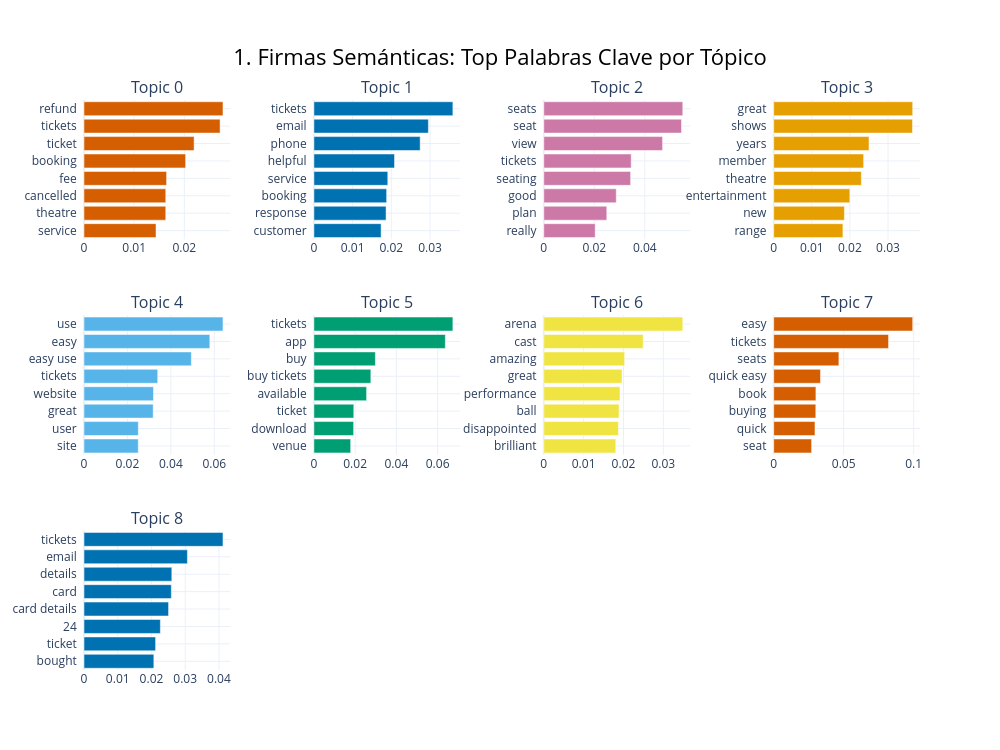
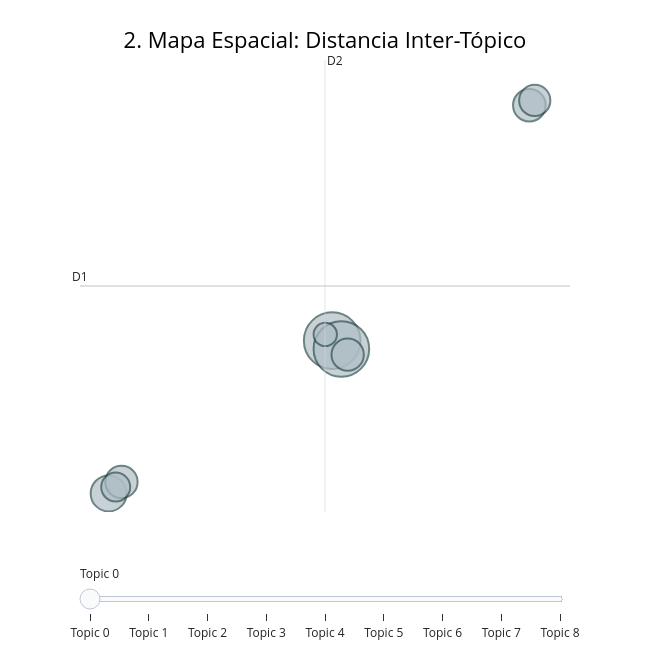
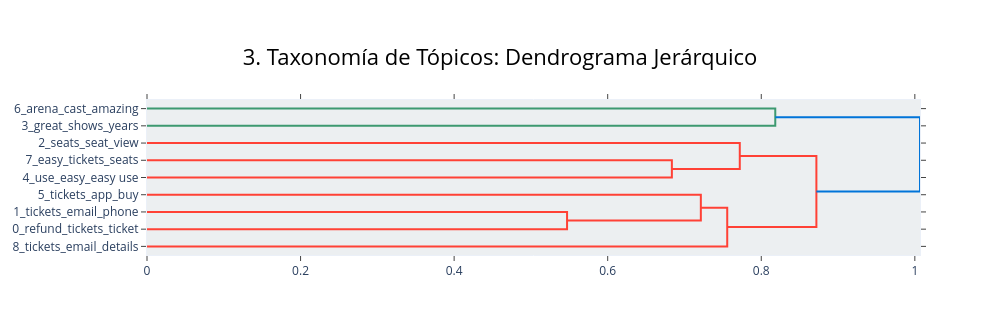
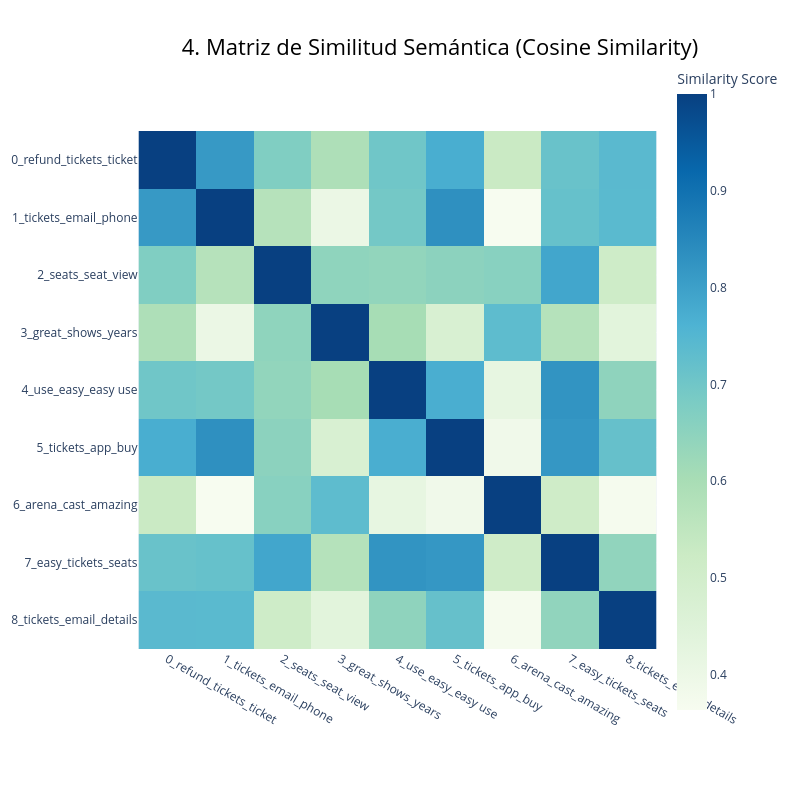

The notebook cell saved with these charts, in order:
### Markdown cell above
## 5.2. Visualización y Diagnóstico de Tópicos

Para validar que los tópicos encontrados tienen sentido, visualizamos su distribución espacial en 2D. Esto nos permite comprobar que tópicos similares están cerca entre sí y que no se solapan de manera extraña, confirmando que el ajuste de UMAP y HDBSCAN ha sido correcto.

### Code cell
# =====================================================================
# 5.2 VISUALIZACIÓN DE LOS TÓPICOS
# =====================================================================
# Nota: BERTopic devuelve objetos de la librería Plotly (figuras interactivas).
# Usamos el método .show() para renderizar cada una de ellas secuencialmente.

print("Generando visualizaciones interactivas de diagnóstico...\n")

# ---------------------------------------------------------------------
# 1. Gráficos de Barras (c-TF-IDF Barcharts)
# Muestra los términos más importantes de cada uno de los 9 tópicos detectados.
# ---------------------------------------------------------------------
fig_barcharts = topic_model_final.visualize_barchart(
    top_n_topics=9, 
    n_words=8, 
    title="1. Firmas Semánticas: Top Palabras Clave por Tópico"
)
fig_barcharts.show()

# ---------------------------------------------------------------------
# 2. Mapa de Distancia Inter-Tópico (Intertopic Distance Map)
# Proyecta las distancias en 2D. Burbujas grandes = más reseñas.
# Burbujas separadas = tópicos bien diferenciados matemáticamente.
# ---------------------------------------------------------------------
fig_distance = topic_model_final.visualize_topics(
    title="2. Mapa Espacial: Distancia Inter-Tópico"
)
fig_distance.show()

# ---------------------------------------------------------------------
# 3. Dendrograma Jerárquico (Hierarchical Clustering)
# Muestra cómo los tópicos se agrupan en macro-temáticas si reducimos la resolución.
# ---------------------------------------------------------------------
fig_hierarchy = topic_model_final.visualize_hierarchy(
    top_n_topics=9, 
    title="3. Taxonomía de Tópicos: Dendrograma Jerárquico"
)
fig_hierarchy.show()

# ---------------------------------------------------------------------
# 4. Matriz de Similitud (Heatmap)
# Evalúa el grado de solapamiento semántico (0 a 1) entre pares de tópicos.
# (Parámetro n_clusters eliminado para evitar el ValueError)
# ---------------------------------------------------------------------
fig_heatmap = topic_model_final.visualize_heatmap(
    title="4. Matriz de Similitud Semántica (Cosine Similarity)"
)
fig_heatmap.show()

### Figure 1 — Plotly figure (JSON) as saved in the notebook; plotly's stock layout.template omitted (floating-point values rounded to 4 significant figures)
{"data": [{"marker": {"color": "#D55E00"}, "orientation": "h", "type": "bar", "x": [0.01436, 0.0163, 0.0163, 0.01647, 0.02026, 0.02195, 0.02713, 0.02771], "xaxis": "x", "y": ["service  ", "theatre  ", "cancelled  ", "fee  ", "booking  ", "ticket  ", "tickets  ", "refund  "], "yaxis": "y"}, {"marker": {"color": "#0072B2"}, "orientation": "h", "type": "bar", "x": [0.01736, 0.01864, 0.01879, 0.01909, 0.02082, 0.02745, 0.02957, 0.0359], "xaxis": "x2", "y": ["customer  ", "response  ", "booking  ", "service  ", "helpful  ", "phone  ", "email  ", "tickets  "], "yaxis": "y2"}, {"marker": {"color": "#CC79A7"}, "orientation": "h", "type": "bar", "x": [0.02035, 0.02495, 0.0287, 0.03438, 0.03461, 0.04704, 0.05454, 0.05505], "xaxis": "x3", "y": ["really  ", "plan  ", "good  ", "seating  ", "tickets  ", "view  ", "seat  ", "seats  "], "yaxis": "y3"}, {"marker": {"color": "#E69F00"}, "orientation": "h", "type": "bar", "x": [0.01816, 0.01856, 0.01998, 0.02301, 0.0236, 0.02501, 0.03643, 0.03648], "xaxis": "x4", "y": ["range  ", "new  ", "entertainment  ", "theatre  ", "member  ", "years  ", "shows  ", "great  "], "yaxis": "y4"}, {"marker": {"color": "#56B4E9"}, "orientation": "h", "type": "bar", "x": [0.02499, 0.02501, 0.03187, 0.03201, 0.03396, 0.04945, 0.05795, 0.06401], "xaxis": "x5", "y": ["site  ", "user  ", "great  ", "website  ", "tickets  ", "easy use  ", "easy  ", "use  "], "yaxis": "y5"}, {"marker": {"color": "#009E73"}, "orientation": "h", "type": "bar", "x": [0.01783, 0.01927, 0.01935, 0.02555, 0.02762, 0.02982, 0.06375, 0.06741], "xaxis": "x6", "y": ["venue  ", "download  ", "ticket  ", "available  ", "buy tickets  ", "buy  ", "app  ", "tickets  "], "yaxis": "y6"}, {"marker": {"color": "#F0E442"}, "orientation": "h", "type": "bar", "x": [0.01806, 0.01872, 0.01887, 0.01912, 0.01963, 0.02029, 0.02495, 0.03488], "xaxis": "x7", "y": ["brilliant  ", "disappointed  ", "ball  ", "performance  ", "great  ", "amazing  ", "cast  ", "arena  "], "yaxis": "y7"}, {"marker": {"color": "#D55E00"}, "orientation": "h", "type": "bar", "x": [0.02709, 0.02949, 0.03008, 0.03016, 0.03342, 0.04658, 0.08206, 0.0993], "xaxis": "x8", "y": ["seat  ", "quick  ", "buying  ", "book  ", "quick easy  ", "seats  ", "tickets  ", "easy  "], "yaxis": "y8"}, {"marker": {"color": "#0072B2"}, "orientation": "h", "type": "bar", "x": [0.0207, 0.02122, 0.02263, 0.02506, 0.02589, 0.02603, 0.03065, 0.0412], "xaxis": "x9", "y": ["bought  ", "ticket  ", "24  ", "card details  ", "card  ", "details  ", "email  ", "tickets  "], "yaxis": "y9"}], "layout": {"annotations": [{"font": {"size": 16}, "showarrow": false, "text": "Topic 0", "x": 0.0875, "xanchor": "center", "xref": "paper", "y": 1, "yanchor": "bottom", "yref": "paper"}, {"font": {"size": 16}, "showarrow": false, "text": "Topic 1", "x": 0.3625, "xanchor": "center", "xref": "paper", "y": 1, "yanchor": "bottom", "yref": "paper"}, {"font": {"size": 16}, "showarrow": false, "text": "Topic 2", "x": 0.6375, "xanchor": "center", "xref": "paper", "y": 1, "yanchor": "bottom", "yref": "paper"}, {"font": {"size": 16}, "showarrow": false, "text": "Topic 3", "x": 0.9125, "xanchor": "center", "xref": "paper", "y": 1, "yanchor": "bottom", "yref": "paper"}, {"font": {"size": 16}, "showarrow": false, "text": "Topic 4", "x": 0.0875, "xanchor": "center", "xref": "paper", "y": 0.6222, "yanchor": "bottom", "yref": "paper"}, {"font": {"size": 16}, "showarrow": false, "text": "Topic 5", "x": 0.3625, "xanchor": "center", "xref": "paper", "y": 0.6222, "yanchor": "bottom", "yref": "paper"}, {"font": {"size": 16}, "showarrow": false, "text": "Topic 6", "x": 0.6375, "xanchor": "center", "xref": "paper", "y": 0.6222, "yanchor": "bottom", "yref": "paper"}, {"font": {"size": 16}, "showarrow": false, "text": "Topic 7", "x": 0.9125, "xanchor": "center", "xref": "paper", "y": 0.6222, "yanchor": "bottom", "yref": "paper"}, {"font": {"size": 16}, "showarrow": false, "text": "Topic 8", "x": 0.0875, "xanchor": "center", "xref": "paper", "y": 0.2444, "yanchor": "bottom", "yref": "paper"}], "height": 750, "hoverlabel": {"bgcolor": "white", "font": {"family": "Rockwell", "size": 16}}, "showlegend": false, "title": {"font": {"color": "Black", "size": 22}, "text": "1. Firmas Semánticas: Top Palabras Clave por Tópico", "x": 0.5, "xanchor": "center", "yanchor": "top"}, "width": 1000, "xaxis": {"anchor": "y", "domain": [0, 0.175], "showgrid": true}, "xaxis10": {"anchor": "y10", "domain": [0.275, 0.45], "showgrid": true}, "xaxis11": {"anchor": "y11", "domain": [0.55, 0.725], "showgrid": true}, "xaxis12": {"anchor": "y12", "domain": [0.825, 1], "showgrid": true}, "xaxis2": {"anchor": "y2", "domain": [0.275, 0.45], "showgrid": true}, "xaxis3": {"anchor": "y3", "domain": [0.55, 0.725], "showgrid": true}, "xaxis4": {"anchor": "y4", "domain": [0.825, 1], "showgrid": true}, "xaxis5": {"anchor": "y5", "domain": [0, 0.175], "showgrid": true}, "xaxis6": {"anchor": "y6", "domain": [0.275, 0.45], "showgrid": true}, "xaxis7": {"anchor": "y7", "domain": [0.55, 0.725], "showgrid": true}, "xaxis8": {"anchor": "y8", "domain": [0.825, 1], "showgrid": true}, "xaxis9": {"anchor": "y9", "domain": [0, 0.175], "showgrid": true}, "yaxis": {"anchor": "x", "domain": [0.7556, 1], "showgrid": true}, "yaxis10": {"anchor": "x10", "domain": [0, 0.2444], "showgrid": true}, "yaxis11": {"anchor": "x11", "domain": [0, 0.2444], "showgrid": true}, "yaxis12": {"anchor": "x12", "domain": [0, 0.2444], "showgrid": true}, "yaxis2": {"anchor": "x2", "domain": [0.7556, 1], "showgrid": true}, "yaxis3": {"anchor": "x3", "domain": [0.7556, 1], "showgrid": true}, "yaxis4": {"anchor": "x4", "domain": [0.7556, 1], "showgrid": true}, "yaxis5": {"anchor": "x5", "domain": [0.3778, 0.6222], "showgrid": true}, "yaxis6": {"anchor": "x6", "domain": [0.3778, 0.6222], "showgrid": true}, "yaxis7": {"anchor": "x7", "domain": [0.3778, 0.6222], "showgrid": true}, "yaxis8": {"anchor": "x8", "domain": [0.3778, 0.6222], "showgrid": true}, "yaxis9": {"anchor": "x9", "domain": [0, 0.2444], "showgrid": true}}}

### Figure 2 — Plotly figure (JSON) as saved in the notebook; plotly's stock layout.template omitted (floating-point values rounded to 4 significant figures)
{"data": [{"customdata": [[0, "refund | tickets | ticket | booking | fee", 141], [1, "tickets | email | phone | helpful | service", 136], [2, "seats | seat | view | tickets | seating", 57], [3, "great | shows | years | member | theatre", 47], [4, "use | easy | easy use | tickets | website", 46], [5, "tickets | app | buy | buy tickets | available", 46], [6, "arena | cast | amazing | great | performance", 43], [7, "easy | tickets | seats | quick easy | book", 37], [8, "tickets | email | details | card | card details", 24]], "hovertemplate": "<b>Topic %{customdata[0]}</b><br>%{customdata[1]}<br>Size: %{customdata[2]}", "legendgroup": "", "marker": {"color": "#B0BEC5", "line": {"color": "DarkSlateGrey", "width": 2}, "size": [141, 136, 57, 47, 46, 46, 43, 37, 24], "sizemode": "area", "sizeref": 0.08812, "symbol": "circle"}, "mode": "markers", "name": "", "orientation": "v", "showlegend": false, "type": "scatter", "x": [1.739, 2.233, -10.25, 12.32, -9.563, 2.57, 12.61, -9.871, 1.37], "xaxis": "x", "y": [1.72, 1.225, -7.367, 15.72, -6.683, 0.8868, 16.01, -6.99, 2.09], "yaxis": "y"}], "layout": {"annotations": [{"showarrow": false, "text": "D1", "x": -11.79, "y": 4.97, "yshift": 10}, {"showarrow": false, "text": "D2", "x": 1.355, "xshift": 10, "y": 18.41}], "height": 650, "hoverlabel": {"bgcolor": "white", "font": {"family": "Rockwell", "size": 16}}, "legend": {"itemsizing": "constant", "tracegroupgap": 0}, "margin": {"t": 60}, "shapes": [{"line": {"color": "#CFD8DC", "width": 2}, "type": "line", "x0": 1.355, "x1": 1.355, "y0": -8.472, "y1": 18.41}, {"line": {"color": "#9E9E9E", "width": 2}, "type": "line", "x0": -11.79, "x1": 14.5, "y0": 4.97, "y1": 4.97}], "sliders": [{"active": 0, "pad": {"t": 50}, "steps": [{"args": [{"marker.color": [["red", "#B0BEC5", "#B0BEC5", "#B0BEC5", "#B0BEC5", "#B0BEC5", "#B0BEC5", "#B0BEC5", "#B0BEC5"]]}], "label": "Topic 0", "method": "update"}, {"args": [{"marker.color": [["#B0BEC5", "red", "#B0BEC5", "#B0BEC5", "#B0BEC5", "#B0BEC5", "#B0BEC5", "#B0BEC5", "#B0BEC5"]]}], "label": "Topic 1", "method": "update"}, {"args": [{"marker.color": [["#B0BEC5", "#B0BEC5", "red", "#B0BEC5", "#B0BEC5", "#B0BEC5", "#B0BEC5", "#B0BEC5", "#B0BEC5"]]}], "label": "Topic 2", "method": "update"}, {"args": [{"marker.color": [["#B0BEC5", "#B0BEC5", "#B0BEC5", "red", "#B0BEC5", "#B0BEC5", "#B0BEC5", "#B0BEC5", "#B0BEC5"]]}], "label": "Topic 3", "method": "update"}, {"args": [{"marker.color": [["#B0BEC5", "#B0BEC5", "#B0BEC5", "#B0BEC5", "red", "#B0BEC5", "#B0BEC5", "#B0BEC5", "#B0BEC5"]]}], "label": "Topic 4", "method": "update"}, {"args": [{"marker.color": [["#B0BEC5", "#B0BEC5", "#B0BEC5", "#B0BEC5", "#B0BEC5", "red", "#B0BEC5", "#B0BEC5", "#B0BEC5"]]}], "label": "Topic 5", "method": "update"}, {"args": [{"marker.color": [["#B0BEC5", "#B0BEC5", "#B0BEC5", "#B0BEC5", "#B0BEC5", "#B0BEC5", "red", "#B0BEC5", "#B0BEC5"]]}], "label": "Topic 6", "method": "update"}, {"args": [{"marker.color": [["#B0BEC5", "#B0BEC5", "#B0BEC5", "#B0BEC5", "#B0BEC5", "#B0BEC5", "#B0BEC5", "red", "#B0BEC5"]]}], "label": "Topic 7", "method": "update"}, {"args": [{"marker.color": [["#B0BEC5", "#B0BEC5", "#B0BEC5", "#B0BEC5", "#B0BEC5", "#B0BEC5", "#B0BEC5", "#B0BEC5", "red"]]}], "label": "Topic 8", "method": "update"}]}], "title": {"font": {"color": "Black", "size": 22}, "text": "2. Mapa Espacial: Distancia Inter-Tópico", "x": 0.5, "xanchor": "center", "y": 0.95, "yanchor": "top"}, "width": 650, "xaxis": {"anchor": "y", "domain": [0, 1], "range": [-11.79, 14.5], "title": {"text": ""}, "visible": false}, "yaxis": {"anchor": "x", "domain": [0, 1], "range": [-8.472, 18.41], "title": {"text": ""}, "visible": false}}}

### Figure 3 — Plotly figure (JSON) as saved in the notebook; plotly's stock layout.template omitted (floating-point values rounded to 4 significant figures)
{"data": [{"hoverinfo": "text", "marker": {"color": "rgb(61,153,112)"}, "mode": "lines", "type": "scatter", "x": [0.0, 0.8182, 0.8182, 0.0], "xaxis": "x", "y": [-5.0, -5.0, -15.0, -15.0], "yaxis": "y"}, {"hoverinfo": "text", "marker": {"color": "rgb(255,65,54)"}, "mode": "lines", "type": "scatter", "x": [0.0, 0.6836, 0.6836, 0.0], "xaxis": "x", "y": [-35.0, -35.0, -45.0, -45.0], "yaxis": "y"}, {"hoverinfo": "text", "marker": {"color": "rgb(255,65,54)"}, "mode": "lines", "type": "scatter", "x": [0.0, 0.772, 0.772, 0.6836], "xaxis": "x", "y": [-25.0, -25.0, -40.0, -40.0], "yaxis": "y"}, {"hoverinfo": "text", "marker": {"color": "rgb(255,65,54)"}, "mode": "lines", "type": "scatter", "x": [0.0, 0.5471, 0.5471, 0.0], "xaxis": "x", "y": [-65.0, -65.0, -75.0, -75.0], "yaxis": "y"}, {"hoverinfo": "text", "marker": {"color": "rgb(255,65,54)"}, "mode": "lines", "type": "scatter", "x": [0.0, 0.7213, 0.7213, 0.5471], "xaxis": "x", "y": [-55.0, -55.0, -70.0, -70.0], "yaxis": "y"}, {"hoverinfo": "text", "marker": {"color": "rgb(255,65,54)"}, "mode": "lines", "type": "scatter", "x": [0.7213, 0.7557, 0.7557, 0.0], "xaxis": "x", "y": [-62.5, -62.5, -85.0, -85.0], "yaxis": "y"}, {"hoverinfo": "text", "marker": {"color": "rgb(255,65,54)"}, "mode": "lines", "type": "scatter", "x": [0.772, 0.8718, 0.8718, 0.7557], "xaxis": "x", "y": [-32.5, -32.5, -73.75, -73.75], "yaxis": "y"}, {"hoverinfo": "text", "marker": {"color": "rgb(0,116,217)"}, "mode": "lines", "type": "scatter", "x": [0.8182, 1.007, 1.007, 0.8718], "xaxis": "x", "y": [-10.0, -10.0, -53.12, -53.12], "yaxis": "y"}], "layout": {"autosize": false, "height": 335, "hoverlabel": {"bgcolor": "white", "font": {"family": "Rockwell", "size": 16}}, "hovermode": "closest", "plot_bgcolor": "#ECEFF1", "showlegend": false, "title": {"font": {"color": "Black", "size": 22}, "text": "3. Taxonomía de Tópicos: Dendrograma Jerárquico", "x": 0.5, "xanchor": "center", "yanchor": "top"}, "width": 1000, "xaxis": {"mirror": "allticks", "rangemode": "tozero", "showgrid": false, "showline": true, "showticklabels": true, "ticks": "outside", "type": "linear", "zeroline": false}, "yaxis": {"mirror": "allticks", "range": [-90, 0], "rangemode": "tozero", "showgrid": false, "showline": true, "showticklabels": true, "tickmode": "array", "ticks": "outside", "ticktext": ["6_arena_cast_amazing", "3_great_shows_years", "2_seats_seat_view", "7_easy_tickets_seats", "4_use_easy_easy use", "5_tickets_app_buy", "1_tickets_email_phone", "0_refund_tickets_ticket", "8_tickets_email_details"], "tickvals": [-5, -15, -25, -35, -45, -55, -65, -75, -85], "type": "linear", "zeroline": false}}}

### Figure 4 — Plotly figure (JSON) as saved in the notebook; plotly's stock layout.template omitted (floating-point values rounded to 4 significant figures)
{"data": [{"coloraxis": "coloraxis", "hovertemplate": "x: %{x}<br>y: %{y}<br>Similarity Score: %{z}<extra></extra>", "name": "0", "type": "heatmap", "x": ["0_refund_tickets_ticket", "1_tickets_email_phone", "2_seats_seat_view", "3_great_shows_years", "4_use_easy_easy use", "5_tickets_app_buy", "6_arena_cast_amazing", "7_easy_tickets_seats", "8_tickets_email_details"], "xaxis": "x", "y": ["0_refund_tickets_ticket", "1_tickets_email_phone", "2_seats_seat_view", "3_great_shows_years", "4_use_easy_easy use", "5_tickets_app_buy", "6_arena_cast_amazing", "7_easy_tickets_seats", "8_tickets_email_details"], "yaxis": "y", "z": [[1.0, 0.8144, 0.6727, 0.5897, 0.7017, 0.7717, 0.5264, 0.7141, 0.741], [0.8144, 1.0, 0.572, 0.4036, 0.6934, 0.832, 0.3637, 0.7183, 0.74], [0.6727, 0.572, 1.0, 0.6464, 0.641, 0.6516, 0.6585, 0.7888, 0.513], [0.5897, 0.4036, 0.6464, 1.0, 0.6045, 0.4747, 0.7334, 0.5735, 0.438], [0.7017, 0.6934, 0.641, 0.6045, 1.0, 0.7709, 0.4203, 0.8252, 0.6469], [0.7717, 0.832, 0.6516, 0.4747, 0.7709, 1.0, 0.388, 0.8189, 0.7187], [0.5264, 0.3637, 0.6585, 0.7334, 0.4203, 0.388, 1.0, 0.5107, 0.371], [0.7141, 0.7183, 0.7888, 0.5735, 0.8252, 0.8189, 0.5107, 1.0, 0.6423], [0.741, 0.74, 0.513, 0.438, 0.6469, 0.7187, 0.371, 0.6423, 1.0]]}], "layout": {"coloraxis": {"autocolorscale": false, "colorbar": {"title": {"text": "Similarity Score"}}, "colorscale": [[0, "rgb(247,252,240)"], [0.125, "rgb(224,243,219)"], [0.25, "rgb(204,235,197)"], [0.375, "rgb(168,221,181)"], [0.5, "rgb(123,204,196)"], [0.625, "rgb(78,179,211)"], [0.75, "rgb(43,140,190)"], [0.875, "rgb(8,104,172)"], [1, "rgb(8,64,129)"]]}, "height": 800, "hoverlabel": {"bgcolor": "white", "font": {"family": "Rockwell", "size": 16}}, "legend": {"title": {"text": "Trend"}}, "margin": {"t": 60}, "showlegend": true, "title": {"font": {"color": "Black", "size": 22}, "text": "4. Matriz de Similitud Semántica (Cosine Similarity)", "x": 0.55, "xanchor": "center", "y": 0.95, "yanchor": "top"}, "width": 800, "xaxis": {"anchor": "y", "constrain": "domain", "domain": [0, 1], "scaleanchor": "y"}, "yaxis": {"anchor": "x", "autorange": "reversed", "constrain": "domain", "domain": [0, 1]}}}
